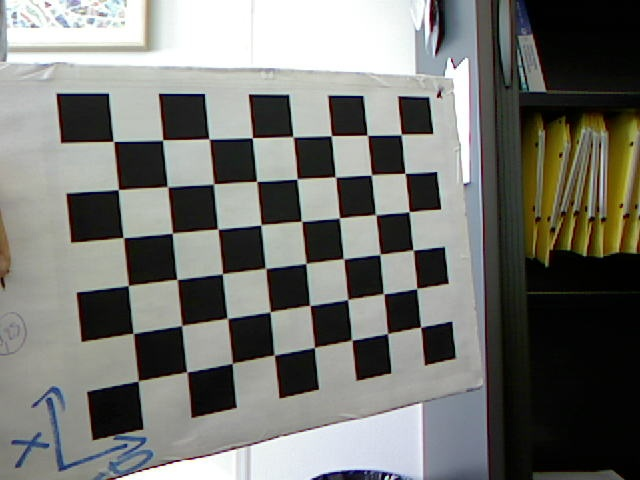
#> input picture imgs/img0.jpg, 640 x 480 px; its folder holds 4 pictures in this run; the run also reads 1 picture not shown here
$ python main.py
#> lines starting #> are read from the running program, lines starting #| are printed output that depends on the picture
### image.py

### Define image class which read the image, extract chessboard corners find the homography
# COVIS Lab1 python script written by Yuki Saito  (2021.Feb.)
# TEL : (+81)80-2161-0882
# MAIL: yusa19971015@keio.jp
# website: http://www.hvrl.ics.keio.ac.jp/saito_y/site/
# Keio University , School of Science for Open and Environment Systems,
#   the department of information and computer science
# (Ecole central de Nantes, M1 JEMARO students)
###

import cv2
import numpy as np


'''
def normalize_trans(points):
	"""TODO: Compute a transformation which translates and scale the inputted points such that
		their center is at the origin and their average distance to the origin is sqrt(2) using Equation.(21)

	Args:
		points (np.ndarray): points to normalize, shape (n, 2)
	Return:
		np.ndarray: similarity transformation for normalizing these points, shape (3, 3)
	"""
	u = np.mean(points[:, 0]) #(points[0][0] + points[points.shape[0]-1][0]) / 2
	v = np.mean(points[:, 1]) #(points[0][1] + points[points.shape[0] - 1][1]) / 2
	#print('u = {}, v = {}'.format(u, v))
	origin = np.asarray([u, v])
	#origin of points is initially defined as 1st point
	mean_dis = np.mean(np.sqrt(np.sum(np.power(points - origin, 2), 1)))
	s = np.sqrt(2) / mean_dis

	Tp = np.zeros((3,3), dtype=np.float32)
	Tp[0][0] = s
	Tp[1][1] = s
	Tp[2][2] = 1
	Tp[0][2] = -s * u
	Tp[1][2] = -s * v

	#check

	return Tp
'''
def normalize_trans(points):

	center = np.mean(points, axis=0) # shape (2,)
	dist = np.linalg.norm(points - center, axis=1) # distance from each point to origin, shape (n,)
	s = np.sqrt(2.0) / dist.mean()
	return np.array([
	[s, 0, -s * center[0]],
	[0, s, -s * center[1]],
	[0, 0, 1]
	])


def homogenize(points):
	"""Convert points to homogeneous coordinate

	Args:
		points (np.ndarray): shape (n, 2)
	Return:
		np.ndarray: points in homogeneous coordinate (with 1 padded), shape (n, 3)
	"""
	re = np.ones((points.shape[0], 3))  # shape (n, 3)
	re[:, :2] = points
	return re

id = 1

class Image:
	"""Provide operations on image necessary for calibration"""
	refine_criteria = (cv2.TERM_CRITERIA_EPS + cv2.TERM_CRITERIA_MAX_ITER, 30, 0.001)

	def __init__(self, impath, square_size=0.03, debug=False):
		"""
		Args:
			impath (str): path to image file
			square_size (float): size in meter of a square on the chessboard
		"""
		self.im = cv2.imread(impath)
		self.square_size = square_size
		self.debug = debug
		self.rows = 8  # number of rows in the grid pattern to look for on the chessboard
		self.cols = 6  # number of columns in the grid pattern to look for on the chessboard
		self.im_pts = self.locate_landmark()  # pixel coordinate of chessboard's corners
		self.plane_pts = self.get_landmark_world_coordinate()  # world coordinate of chessboard's corners
		self.H = self.find_homography()
		global id
		self.id = id
		id += 1

	def locate_landmark(self, draw_corners=False):
		"""Identify corners on the chessboard such that they form a grid defined by inputted parameters

		Args:
			draw_corners (bool): to draw corners or not
		Return:
			np.ndarray: pixel coordinate of chessboard's corners, shape (self.rows * self.cols, 2)
		"""
		# convert color image to gray scale
		gray = cv2.cvtColor(self.im, cv2.COLOR_BGR2GRAY)
		# find the chessboard corners
		ret, corners = cv2.findChessboardCorners(gray, (self.rows, self.cols), None)
		# if found, refine these corners' pixel coordinate & store them
		if ret:
			corners = cv2.cornerSubPix(gray, corners, (11, 11), (-1, -1), Image.refine_criteria)

			# [4 lines of commented-out code are left out]

			if draw_corners:
				cv2.drawChessboardCorners(self.im, (self.rows, self.cols), corners, ret)
				cv2.imshow('im', self.im)
				cv2.waitKey(0)
				cv2.destroyWindow('im')

		return corners.squeeze()


	def get_landmark_world_coordinate(self):
		#print(self.im_pts.shape)
		"""TODO: Compute 3D coordinate for each chessboard's corner. Assumption:

				* world origin is located at the 1st corner
				* x-axis is from corner 0 to corner 1 till corner 7,
				* y-axis is from corner 0 to corner 8 till corner 40,
				* distance between 2 adjacent corners is self.square_size
		Returns:
			np.ndarray: 3D coordinate of chessboard's corners, shape (self.rows * self.cols, 2)
		"""
		coordinateslist = [] #= np.zeros((self.rows * self.cols, 2))
		for i in range(self.im_pts.shape[0]):
			col = int(i % self.rows)
			row = int(i / self.rows)
			x = col * self.square_size
			y = row * self.square_size
			coordinateslist.append([x, y])
			#print('x = {}, y = {}'.format(x, y))


		return np.asarray(coordinateslist)


	def find_homography(self):
		"""TODO: Find the homography H that maps plane_pts to im_pts using Equation.(8)

		Return:
			np.ndarray: homography, shape (3, 3)
		"""
		# get the normalize transformation
		T_norm_im = normalize_trans(self.im_pts)
		T_norm_plane = normalize_trans(self.plane_pts)

		# normalize image points and plane points
		norm_im_pts = (T_norm_im @ homogenize(self.im_pts).T).T  # shape (n, 3)
		norm_plane_pts = (T_norm_plane @ homogenize(self.plane_pts).T).T  # shape (n, 3)

		# TODO: construct linear equation to find normalized H using norm_im_pts and norm_plane_pts
		Q_list = []

		for i in range(self.rows * self.cols):
			Q_list.append(np.concatenate([norm_plane_pts[i].T, np.zeros((3)), -norm_im_pts[i][0]*norm_plane_pts[i].T], 0))
			Q_list.append(np.concatenate([np.zeros((3)), norm_plane_pts[i].T, -norm_im_pts[i][1]*norm_plane_pts[i].T], 0))
		Q = np.asarray(Q_list)


		# TODO: find normalized H as the singular vector Q associated with the smallest singular value
		u, s, vh = np.linalg.svd(Q)
		H_norm = vh[-1, :].reshape(3, 3)
		#print('check for find Homography(normalized) = {}'.format(np.linalg.norm(Q @ H_norm.reshape(-1, 1))))
		#H_norm = np.asarray([H_norm_[0:3], H_norm_[3:6], H_norm_[6:9]])


		# TODO: de-normalize H_norm to get H
		H = np.linalg.inv(T_norm_im) @ H_norm @ T_norm_plane


		return H

	# [98 lines left out: functions construct_v, find_extrinsic, calc_reprojection_error, construct_v_answer, not called in this run]

### main.py
import numpy as np
import os

from image import Image
from visualize import visualize_extrinsic
from optimize import CameraOptimization

####
# COVIS Lab1 python script written by Yuki Saito  (2021.Feb.)
# TEL : (+81)80-2161-0882
# MAIL: yusa19971015@keio.jp
# website: http://www.hvrl.ics.keio.ac.jp/saito_y/site/
# Keio University , School of Science for Open and Environment Systems,
#   the department of information and computer science
# (Ecole central de Nantes, M1 JEMARO students)
###


if __name__ == '__main__':
	n_imgs = 9
	# get list of image names
	#im_list = [file for file in os.listdir('./imgs') if file.endswith('.jpg')]
	im_list = ['img%d.jpg'%i for i in range(n_imgs)]

	# for each image, instantiate an Image object to calculate the Homography that map points from plane to image
	images = [Image(os.path.join('./imgs', im_file), 0.03, False) for im_file in im_list]
#> in __init__, self.im is the input picture: shape (480, 640, 3); mean B, G, R 112.8, 117.4, 116.8
#> in locate_landmark, `gray = cv2.cvtColor(self.im, cv2.COLOR_BGR2GRAY)`:
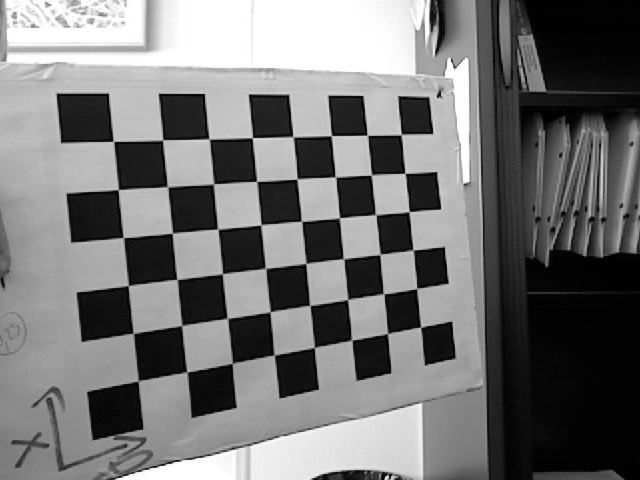
#> gray: shape (480, 640); min 0, max 255, mean 116.7
#> in locate_landmark, `ret, corners = cv2.findChessboardCorners(gray, (self.rows, self.cols),..`: ret = True; corners = 48 rows, first 8: [113.5, 141.4], [162.6, 139.9], [209, 138.9], [252.1, 137.9], [292.7, 136.7], [331.2, 135.7], [367.4, 135.3], [401.1, 134.5]
#> in locate_landmark, `corners = cv2.cornerSubPix(gray, corners, (11, 11), (-1, -1), Image.re..`: corners = 48 rows, first 8: [113.5, 141.4], [162.6, 140], [209.3, 139], [252.4, 137.7], [293.2, 136.8], [331.3, 135.7], [367.4, 135.3], [401.1, 134.6]
#> in __init__, `self.im_pts = self.locate_landmark()  # pixel coordinate of chessboard..`: self.im_pts = 48 pairs, first value 113.5 to 420.6, second value 134.6 to 380.8
#> in normalize_trans, `center = np.mean(points, axis=0)`: center = [277.2, 245.1]
#> in normalize_trans, `dist = np.linalg.norm(points - center, axis=1)`: dist = 48 values, max 194.2 at index 40, min 26.02 at index 27, mean 111.8
#> in normalize_trans, `s = np.sqrt(2.0) / dist.mean()`: s = 0.0127
#> in find_homography, `T_norm_im = normalize_trans(self.im_pts)`: T_norm_im = [[0.0127, 0, -3.51], [0, 0.0127, -3.1], [0, 0, 1]]
#> in find_homography, `norm_im_pts = (T_norm_im @ homogenize(self.im_pts).T).T`: norm_im_pts = 48 rows, first 8: [-2.07, -1.31, 1], [-1.45, -1.33, 1], [-0.86, -1.34, 1], [-0.315, -1.36, 1], [0.202, -1.37, 1], [0.683, -1.39, 1], [1.14, -1.39, 1], [1.57, -1.4, 1]
#> after the loop in find_homography, `for i in range(self.rows * self.cols):`: Q_list = 96 items
#> in find_homography, `u, s, vh = np.linalg.svd(Q)`:
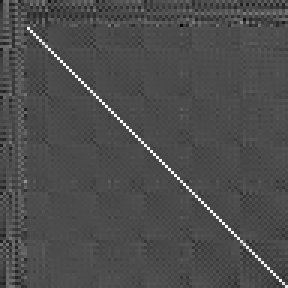
#> u: shape (96, 96) float64 (shown 3 times larger); min -0.416, max 0.97, mean 0.00114; drawn with min black and max white
#> in find_homography, `u, s, vh = np.linalg.svd(Q)`: s = [16.2, 12.94, 11.56, 8.39, 7.01, 6.26, 5.37, 5.05, 0.0151]
#> in find_homography, `H_norm = vh[-1, :].reshape(3, 3)`: H_norm = [[-0.558, -0.06, -0.0482], [0.0598, -0.589, 0.00455], [-0.0337, -0.000729, -0.576]]
#> in find_homography, `H = np.linalg.inv(T_norm_im) @ H_norm @ T_norm_plane`: H = [[-941.7, -87.19, -58], [-62.49, -823.2, -72.46], [-0.595, -0.0128, -0.512]]
#> in __init__, `self.H = self.find_homography()`: self.H has the same summary as H in find_homography
#> in locate_landmark (call 2), `ret, corners = cv2.findChessboardCorners(gray, (self.rows, self.cols),..`: corners = 48 rows, first 8: [113.8, 141.5], [163.2, 140.1], [209.4, 139.2], [252.7, 137.8], [293.4, 137], [331.8, 135.9], [367.8, 135.4], [401.5, 135.2]
#> in locate_landmark (call 2), `corners = cv2.cornerSubPix(gray, corners, (11, 11), (-1, -1), Image.re..`: corners = 48 rows, first 8: [113.6, 141.4], [163, 140.2], [209.5, 139.2], [252.6, 137.8], [293.4, 137.1], [331.8, 136], [367.6, 135.5], [401.6, 134.9]
#> in find_homography (call 2), `norm_im_pts = (T_norm_im @ homogenize(self.im_pts).T).T`: norm_im_pts = 48 rows, first 8: [-2.07, -1.31, 1], [-1.45, -1.33, 1], [-0.86, -1.34, 1], [-0.314, -1.36, 1], [0.202, -1.37, 1], [0.688, -1.38, 1], [1.14, -1.39, 1], [1.57, -1.4, 1]
#> call 3 of __init__, with impath = './imgs/img2.jpg', square_size = 0.03, debug = False
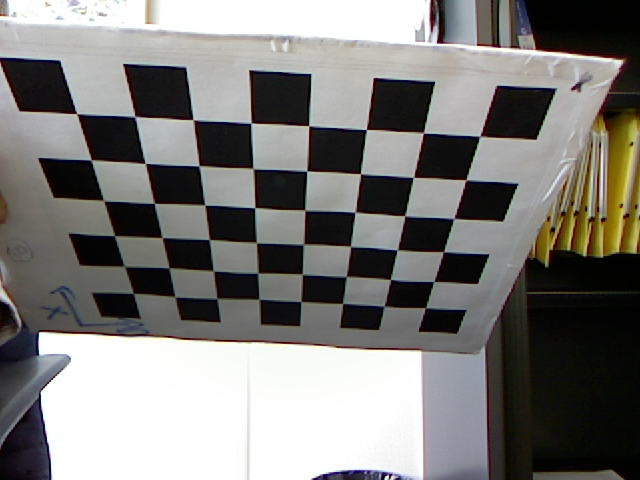
#> input picture imgs/img2.jpg, 640 x 480 px
#> in __init__, self.im is the input picture: shape (480, 640, 3); mean B, G, R 121.5, 124.1, 125.5
#> call 3 of locate_landmark, with draw_corners = False
#> in locate_landmark (call 3), `gray = cv2.cvtColor(self.im, cv2.COLOR_BGR2GRAY)`:
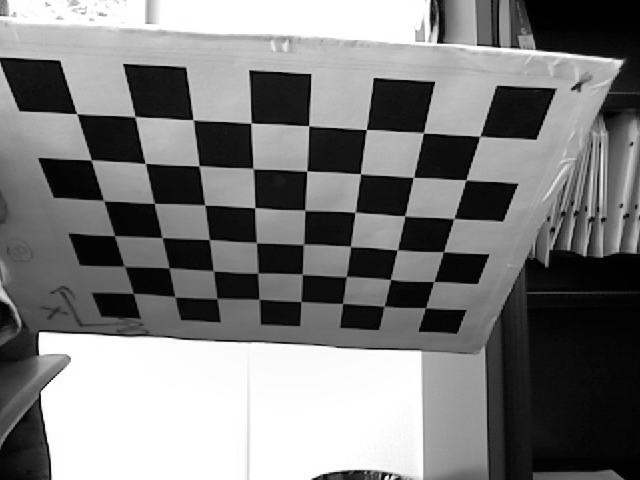
#> gray: shape (480, 640); min 0, max 255, mean 124.2
#> in locate_landmark (call 3), `ret, corners = cv2.findChessboardCorners(gray, (self.rows, self.cols),..`: corners = 48 rows, first 8: [76.65, 113.5], [134.7, 116.6], [192.7, 119.5], [251, 123], [308.7, 125.6], [366.2, 129.5], [423.4, 132.9], [480, 136.2]
#> in locate_landmark (call 3), `corners = cv2.cornerSubPix(gray, corners, (11, 11), (-1, -1), Image.re..`: corners = 48 rows, first 8: [76.72, 113.6], [135, 116.6], [193.3, 119.8], [251, 123.1], [308.7, 125.7], [366.2, 129.5], [423.4, 132.9], [479.8, 136.3]
#> in __init__ (call 3), `self.im_pts = self.locate_landmark()  # pixel coordinate of chessboard..`: self.im_pts = 48 pairs, first value 76.72 to 479.8, second value 113.6 to 307.7
#> in find_homography (call 3), `T_norm_im = normalize_trans(self.im_pts)`: T_norm_im = [[0.012, 0, -3.35], [0, 0.012, -2.64], [0, 0, 1]]
#> in find_homography (call 3), `norm_im_pts = (T_norm_im @ homogenize(self.im_pts).T).T`: norm_im_pts = 48 rows, first 8: [-2.43, -1.28, 1], [-1.73, -1.24, 1], [-1.03, -1.21, 1], [-0.342, -1.17, 1], [0.35, -1.13, 1], [1.04, -1.09, 1], [1.73, -1.05, 1], [2.4, -1.01, 1]
#> in find_homography (call 3), `u, s, vh = np.linalg.svd(Q)`:
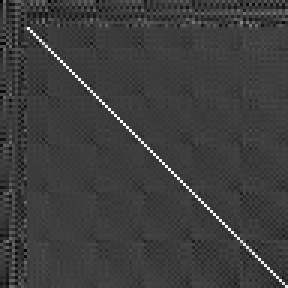
#> u: shape (96, 96) float64 (shown 3 times larger); min -0.311, max 0.971, mean -0.00206; drawn with min black and max white
#> in find_homography (call 3), `u, s, vh = np.linalg.svd(Q)`: s = [17.07, 13.59, 10.78, 8.39, 6.69, 6.27, 5.89, 4.72, 0.0238]
#> in find_homography (call 3), `H_norm = vh[-1, :].reshape(3, 3)`: H_norm = [[0.651, 0.00075, 0.00368], [0.033, 0.466, 0.0464], [0.00218, 0.0714, 0.592]]
#> in find_homography (call 3), `H = np.linalg.inv(T_norm_im) @ H_norm @ T_norm_plane`: H = [[966.9, 352.6, 37.76], [56.86, 962.1, 56.12], [0.0384, 1.26, 0.493]]
#> in __init__ (call 3), `self.H = self.find_homography()`: self.H has the same summary as H in find_homography
#> call 4 of __init__, with impath = './imgs/img3.jpg', square_size = 0.03, debug = False
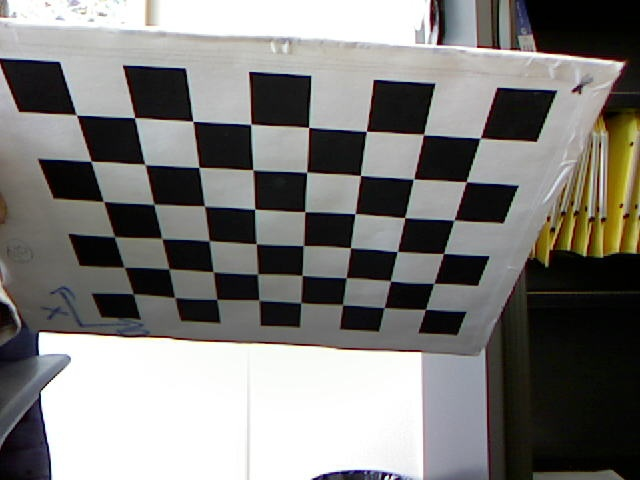
#> input picture imgs/img3.jpg, 640 x 480 px
#> in __init__, self.im is the input picture: shape (480, 640, 3); mean B, G, R 121.7, 124.3, 125.6
#> call 4 of locate_landmark, with draw_corners = False
#> in locate_landmark (call 4), `gray = cv2.cvtColor(self.im, cv2.COLOR_BGR2GRAY)`:
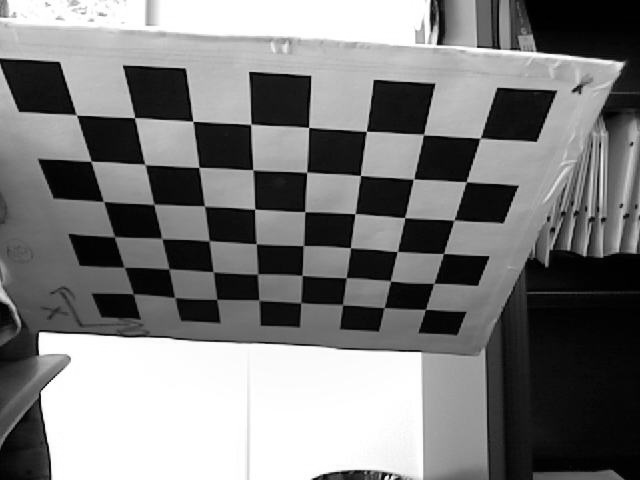
#> gray: shape (480, 640); min 0, max 255, mean 124.4
#> in locate_landmark (call 4), `ret, corners = cv2.findChessboardCorners(gray, (self.rows, self.cols),..`: corners = 48 rows, first 8: [76.55, 115.2], [134.5, 117.6], [192.8, 121.3], [250.7, 124.1], [308.7, 127.4], [366.4, 131.3], [423.5, 134.5], [480.3, 138]
#> in locate_landmark (call 4), `corners = cv2.cornerSubPix(gray, corners, (11, 11), (-1, -1), Image.re..`: corners = 48 rows, first 8: [76.46, 115], [134.6, 117.6], [193.1, 121.3], [250.8, 124.3], [308.6, 127.4], [366.2, 131.4], [423.5, 134.6], [480.2, 138.1]
#> in __init__ (call 4), `self.im_pts = self.locate_landmark()  # pixel coordinate of chessboard..`: self.im_pts = 48 pairs, first value 76.46 to 480.2, second value 115 to 309.3
#> (the run stopped early here; a loop or call above may not have finished)
